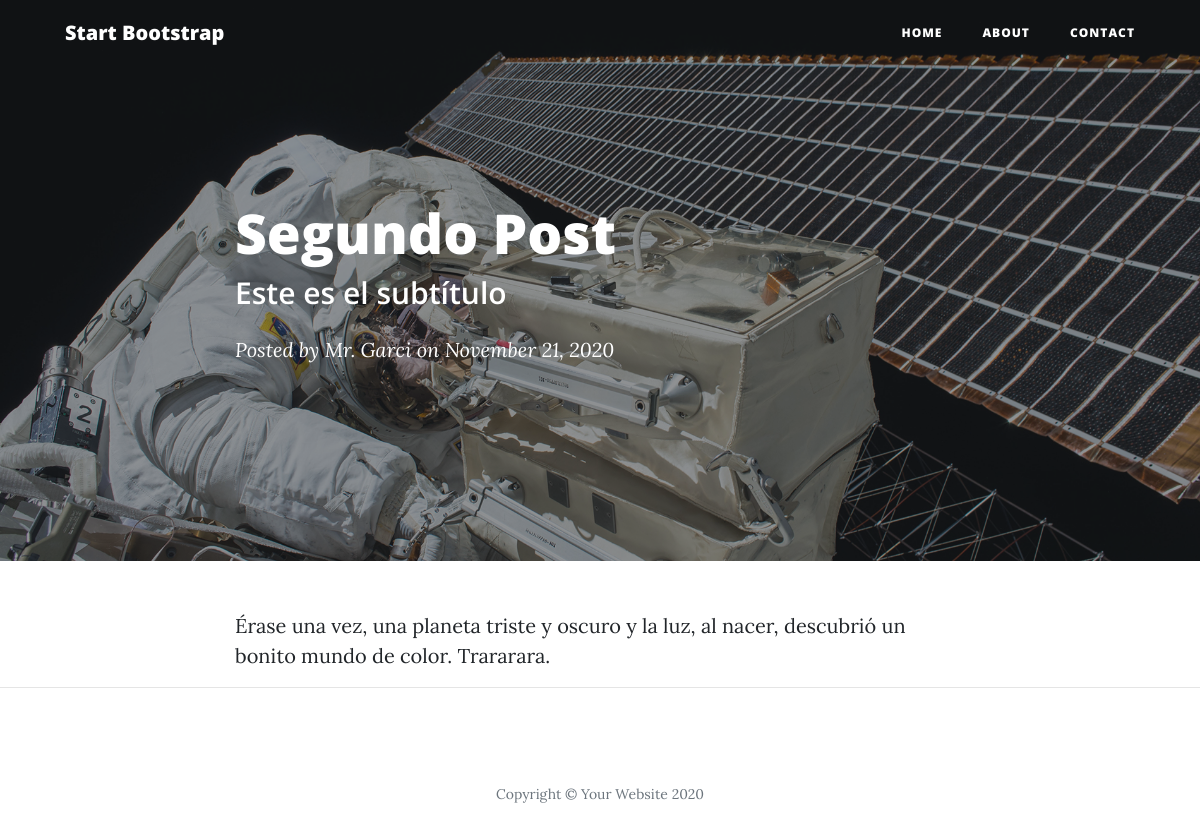
Screenshot of /post/3 with the database file from the repository.
### app.py (models this page shows)
class Blogpost(db.Model):
    id = db.Column(db.Integer, primary_key=True)
    title = db.Column(db.String(50))
    subtitle = db.Column(db.String(50))
    author = db.Column(db.String(20))
    date_posted = db.Column(db.DateTime)
    content = db.Column(db.Text)

### app.py (the view)
@app.route('/post/<int:post_id>')
def post(post_id):
    post = Blogpost.query.filter_by(id=post_id).one()
    return render_template('post.html', post=post)

### templates/post.html (shortened to what this page needs)
<!DOCTYPE html>
<html lang="en">
<head>
  <link href="{{ url_for('static', filename = 'bootstrap.min.css') }}" rel="stylesheet">
  <link href="{{ url_for('static', filename = 'all.min.css') }}" rel="stylesheet" type="text/css">
  <link href="{{ url_for('static', filename = 'clean-blog.min.css') }}" rel="stylesheet">
</head>
<body>
  <nav class="navbar navbar-expand-lg navbar-light fixed-top" id="mainNav">
    <div class="container">
      <a class="navbar-brand" href="{{ url_for('index') }}">Start Bootstrap</a>
      <div class="collapse navbar-collapse" id="navbarResponsive">
        <ul class="navbar-nav ml-auto">
          <li class="nav-item">
            <a class="nav-link" href="{{ url_for('index') }}">Home</a>
          </li>
          <li class="nav-item">
            <a class="nav-link" href="{{ url_for('about') }}">About</a>
          </li>
          <li class="nav-item">
            <a class="nav-link" href="{{ url_for('contact') }}">Contact</a>
          </li>
        </ul>
      </div>
    </div>
  </nav>
  <header class="masthead" style="background-image: url('{{ url_for("static", filename = "post-bg.jpg") }}')">
    <div class="overlay"></div>
    <div class="container">
      <div class="row">
        <div class="col-lg-8 col-md-10 mx-auto">
          <div class="post-heading">
            <h1>{{ post.title }}</h1>
            <h2 class="subheading">{{ post.subtitle }}</h2>
            <span class="meta">Posted by
              {{ post.author }}
              on {{post.date_posted.strftime('%B %d, %Y')}}</span>
          </div>
        </div>
      </div>
    </div>
  </header>
  <article>
    <div class="container">
      <div class="row">
        <div class="col-lg-8 col-md-10 mx-auto">
          {{ post.content|safe }}
        </div>
      </div>
    </div>
  </article>
  <hr>
  <footer>
    <div class="container">
      <div class="row">
        <div class="col-lg-8 col-md-10 mx-auto">
          <p class="copyright text-muted">Copyright &copy; Your Website 2020</p>
        </div>
      </div>
    </div>
  </footer>
</body>
</html>

### rows the page displays
Blogpost: title "Segundo Post", subtitle "Este es el subtítulo", author "Mr. Garci", date_posted "November 21, 2020", content "Érase una vez, una planeta triste y oscuro y la luz, al nacer, descubrió un bonito mundo de color. Trararara."
